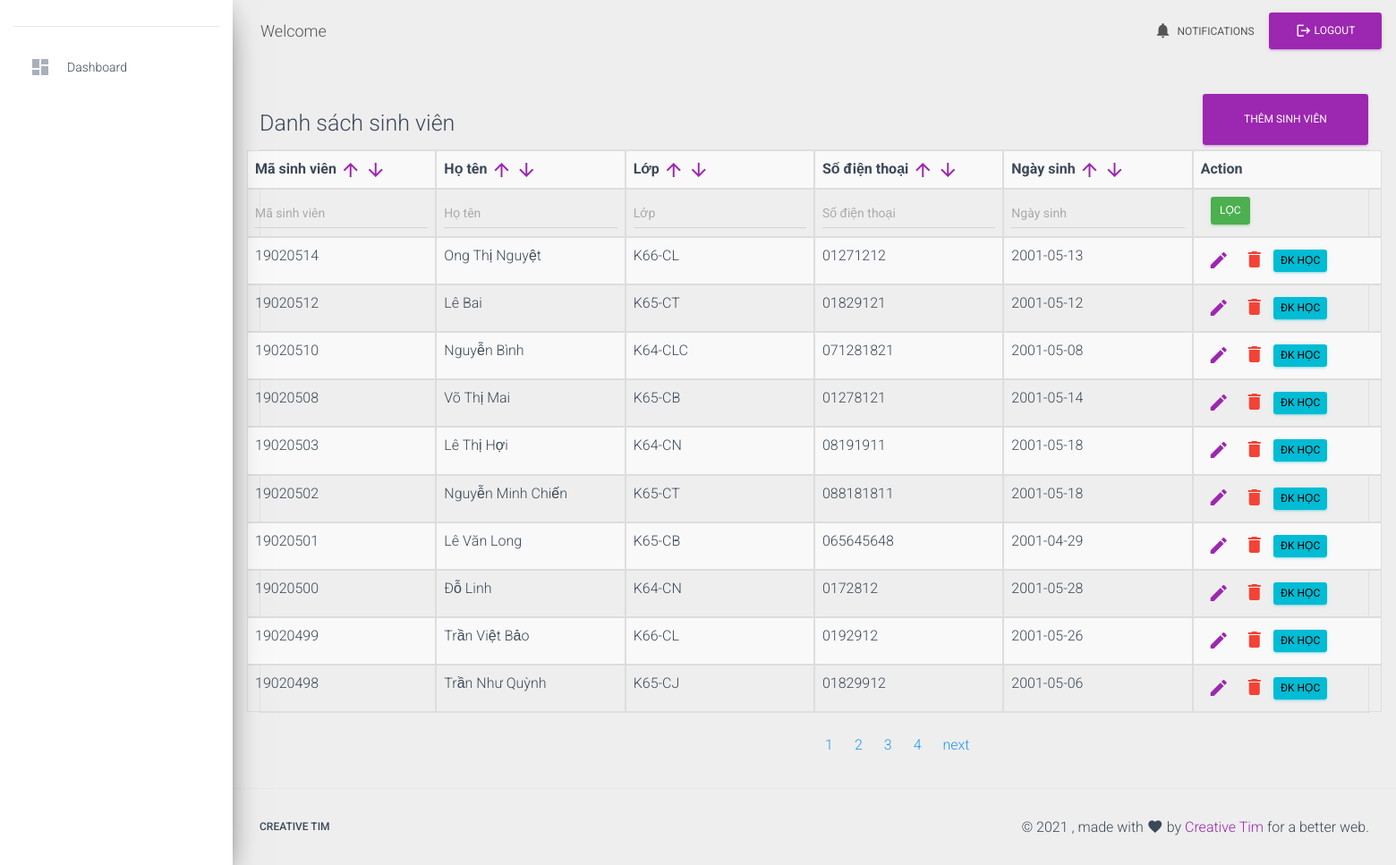
Screenshot of /manageStudent.php?type=view with the database file from the repository.
### tables this page shows
CREATE TABLE `students` (
  `id` int(11) NOT NULL,
  `fullName` varchar(50) NOT NULL,
  `classId` int(11) NOT NULL,
  `contactNumber` varchar(11) NOT NULL,
  `dob` date NOT NULL
);

### module/student/queryOnStudent.php (called while the page is built, shortened)
<?php
require_once "function/functions.php";
require_once "./connection.php";
require_once "./models/Student.php";
require_once "./models/User.php";
$studentModels = new Student('');
if (isset($_GET['type'])) {
    $type = $_GET['type'];
    if ($type == 'view') {
        if (isset($_POST['filter'])) {
            $result = filterStudents();
        } else if (isset($_GET['page'])) {
            $page = $_GET['page'];
            $start = ($page - 1) * LIMIT;
            $limit = LIMIT;
            $result = $studentModels->filter("id", "DESC", LIMIT, "$page");
        } else {
            $result = $studentModels->filter("id", "DESC", LIMIT, "1");
        }
        $students = [];
        $index = 0;
        while ($row = $result->fetch_assoc()) {
            $queryClass = selectElementFrom('classes', "*", "id = '$row[classId]'");
            $rowClass = $queryClass->fetch_assoc();
            $students[] = [
                'id' => $row['id'],
                'fullName' => $row['fullName'],
                'className' => $rowClass['className'],
                'contactNumber' => $row['contactNumber'],
                'dob' => $row['dob'],
                'index' => $index
            ];
            $index++;
        }
    } else if ($type == 'add') {
        if (isset($_POST['fullName'])) {
            $dataStudent = array("id" => "NULL",
                "fullname" => "$_POST[fullName]",
                "classId" => "$_POST[selectedClass]",
                "contactNumber" => "$_POST[contactNumber]",
                "dob" => "$_POST[dob]");
            $studentModel = new Student('');
            $studentModel->insert($dataStudent);
            $lastIdStudent = selectLastElement('students');
            $lastId = $lastIdStudent['id'];
            $username = $lastId;
            $salt = generateRandomString();
            $passSalt = md5($lastId . $salt);
            $lastIdUser = selectLastElement('users');
            $insertUserData = array("id" => "NULL",
                "title" => "student",
                "username" => "$username",
                "pass" => "$passSalt",
                "salt" => "$salt",
                "representName" => "$lastIdStudent[fullName]",
                "img-personal" => "NULL"
            );
            $insertedUser = new User();
            if ($insertedUser->insert($insertUserData)) {
                $methodCreate = $_POST['create'];
                    if ($methodCreate == 'create') {
                        header("location: manageStudent.php?type=view&page=1&order=id&direction=DESC&action=added");
                    } else if ($methodCreate == 'continue') {
                        header("location: manageStudent.php?type=view&page=1&order=id&direction=DESC&action=added");
                } else {
                    echo "<script>alert('Thêm tài khoản thất bại')</script>";
                }
            }
        }
        $selectClass = createSelectClasses();
        $view_file_name = 'module/student/add.php';
    } else if ($type == 'edit' && isset($_GET['for'])) {
        $updateStatus = -1;
        $id = $_GET['for'];
        $oldDataStudent = new Student("$id");
        $oldData = $oldDataStudent->get();
        if (isset($_POST['id1'])) {
            $updateStudent = new Student("$id");
            $updateStatus = $updateStudent->update(array($_POST['fullName'], $_POST['contactNumber'], $_POST['dob'], $_POST['selectedClass']));
            header("location: manageStudent.php?type=view&action=edited");
        }
        $selectClass = createSelectClasses($oldData['classId']);
        $view_file_name = 'module/student/edit.php';
    } else if ($type == 'delete' && isset($_GET['for'])) {
        $updateStatus = -1;
        $id = $_GET['for'];
        $deletedStudent = new Student("$id");
        if ($deletedStudent->delete()) {
            header("location: manageStudent.php?type=view&action=deleted");
        } else {
            header("location: manageStudent.php?type=view&action=noAction");
        }
    } else {
        die('Unhandled');
    }
}

### models/BaseModel.php (called while the page is built, shortened)
<?php
abstract class BaseModel
{
    protected $conn;
    protected $table = 'table';
    public function filter($column, $direction = 'DESC', $limit = 10, $page = 1, $table="")
    {
        $condition = '1';
        if ($limit != -1)
        {
            $condition .= ' ORDER BY ' . $column . ' ' . $direction . ' LIMIT ' . ($limit * ($page - 1)) . ', ' . $limit;
        } else {
            $condition .= ' ORDER BY ' . $column . ' ' . $direction;
        }
        if ($table == "" )
        {
            $sqlSelect = "SELECT * FROM {$this->table} WHERE $condition";
        }
        else
        {
            $sqlSelect = "$table";
            if ($limit != -1) {
                $sqlSelect .= " LIMIT " . ($limit * ($page - 1)) . ', ' . $limit;
            }
        }
        return $this->conn->query($sqlSelect);
    }
}

### models/Student.php (called while the page is built, shortened)
<?php
require_once 'BaseModel.php';
class Student extends BaseModel
{
    public function __construct($id)
    {
        global $conn;
        $this->conn = $conn;
    }
}

### module/student/view.php (the view, shortened to what this page needs)
<div class="row">
    <div class="col-sm-6">
        <h3>Danh sách sinh viên</h3>
    </div>
    <div class='col-sm-6 text-right'>
        <div class="btn btn-primary">
            <a class='nav-link' href='manageStudent.php?type=add' style="color: white">
                Thêm sinh viên
            </a>
        </div>
    </div>
</div>
<?php
if (count($students) <= 0) {
    echo "0 results";
} else { ?>
    <form method='post' action="#">
        <table style='width: 100%' class='table table-striped table-bordered table-hover'>
            <tr class="row">
                <th class="col-sm-2">Mã sinh viên
                    <a href="manageStudent.php?type=view&page=1&order=id&direction=ASC"
                       class="<?= (checkStatusOrder('id', 'ASC')) ? 'activeDir' : '' ?>">
                        <i class="material-icons">arrow_upward</i>
                    </a>
                    <a href="manageStudent.php?type=view&page=1&order=id&direction=DESC"
                       class="<?= (checkStatusOrder('id', 'DESC')) ? 'activeDir' : '' ?>">
                         <i class="material-icons">arrow_downward</i>
                    </a>
                </th>
                <th class="col-sm-2">Họ tên
                    <a href="manageStudent.php?type=view&page=1&order=name&direction=ASC"
                       class="<?= (checkStatusOrder('name', 'ASC')) ? 'activeDir' : '' ?>">
                        <i class="material-icons">arrow_upward</i>
                    </a>
                    <a href="manageStudent.php?type=view&page=1&order=name&direction=DESC"
                       class="<?= (checkStatusOrder('name', 'DESC')) ? 'activeDir' : '' ?>">
                        <i class="material-icons">arrow_downward</i>
                    </a>
                </th>
                <th class="col-sm-2">Lớp
                    <a href="manageStudent.php?type=view&page=1&order=class&direction=ASC"
                       class="<?= (checkStatusOrder('class', 'ASC')) ? 'activeDir' : '' ?>">
                        <i class="material-icons">arrow_upward</i>
                    </a>
                    <a href="manageStudent.php?type=view&page=1&order=class&direction=DESC"
                       class="<?= (checkStatusOrder('class', 'DESC')) ? 'activeDir' : '' ?>">
                        <i class="material-icons">arrow_downward</i>
                    </a>
                </th>
                <th class="col-sm-2">Số điện thoại
                    <a href="manageStudent.php?type=view&page=1&order=contactNumber&direction=ASC"
                       class="<?= (checkStatusOrder('contactNumber', 'ASC')) ? 'activeDir' : '' ?>">
                        <i class="material-icons">arrow_upward</i>
                    </a>
                    <a href="manageStudent.php?type=view&page=1&order=contactNumber&direction=DESC"
                       class="<?= (checkStatusOrder('contactNumber', 'DESC')) ? 'activeDir' : '' ?>">
                        <i class="material-icons">arrow_downward</i>
                    </a>
                </th>
                <th class="col-sm-2">Ngày sinh
                    <a href="manageStudent.php?type=view&page=1&order=dob&direction=ASC"
                       class="<?= (checkStatusOrder('dob', 'ASC')) ? 'activeDir' : '' ?>">
                        <i class="material-icons">arrow_upward</i>
                    </a>
                    <a href="manageStudent.php?type=view&page=1&order=dob&direction=DESC"
                       class="<?= (checkStatusOrder('dob', 'DESC')) ? 'activeDir' : '' ?>">
                        <i class="material-icons">arrow_downward</i>
                    </a>
                </th>
                <th class="col-sm-2">Action</th>
            </tr>
            <tr class="row">
                <th class="col-sm-2">
                    <input name="studentId" class="form-control" type="text" placeholder="Mã sinh viên">
                </th>
                <th class="col-sm-2">
                    <input name="studentName" class="form-control" type="text" placeholder="Họ tên">
                </th>
                <th class="col-sm-2">
                    <input name="className" class="form-control" type="text" placeholder="Lớp">
                </th>
                <th class="col-sm-2">
                    <input name="contactNumber" class="form-control" type="text" placeholder="Số điện thoại">
                </th>
                <th class="col-sm-2">
                    <input name="dob" class="form-control" type="text" placeholder="Ngày sinh">
                </th>
                <th class="col-sm-2">
                    <input type="submit" class="btn btn-success" value="Lọc" style="padding: 7px 10px; margin: 0px 11px" name="filter">
                </th>
            </tr>
            <?php
             foreach ($students as $row) {
                 echo "<tr class='row'>";
                 $query = getActionForm('manageStudent.php', $row['id'], true, true, "", true, false, $row['id']);
                 echo "<td class='col-sm-2'>$row[id]</td>
                        <td class='col-sm-2'>$row[fullName]</td>
                        <td class='col-sm-2'>$row[className]</td>
                        <td class='col-sm-2'>$row[contactNumber]</td>
                        <td class='col-sm-2'>$row[dob]</td>
                        <td class='col-sm-2'>$query</td>
                        </tr>";
             }
            ?>
        </table>
    </form>
<?php
    $selectStudents = selectElementFrom("students", "*", "1");
    $total_pages = ceil($selectStudents->num_rows / 10);
    $pagLink = "<ul class='pagination'>";
    $page = isset($_GET['page']) ? $_GET['page'] : 0;
        for ($i=1; $i<=$total_pages; $i++) {
            $pagLink .= "<li class='page-item'>";
            if (isset($_GET['page']) && $_GET['page'] == $i) {
                if (isset($_GET['order'])) {
                    $pagLink .= "<a class='page-link active' href='manageStudent.php?type=view&order=$_GET[order]&direction=$_GET[direction]&page=".$i."'>".$i."</a>";
                } else {
                    $pagLink .= "<a class='page-link active' href='manageStudent.php?type=view&page=".$i."'>".$i."</a>";
                }
            } else {
                if (isset($_GET['order'])) {
                    $pagLink .= "<a class='page-link' href='manageStudent.php?type=view&direction=$_GET[direction]&order=$_GET[order]&page=".$i."'>".$i."</a>";
                } else {
                    $pagLink .= "<a class='page-link' href='manageStudent.php?type=view&page=".$i."'>".$i."</a>";
                }
            }
            $pagLink .= "</li>";
        }
    if ($page < $total_pages) {
        $pagLink .= "<li class='page-item'>
        <a class='page-link'
                href='manageStudent.php?type=view&direction=$_GET[direction]&order=$_GET[order]&page=".($page + 1)."'>".'next'."
        </a>
    </li>";
    }
        echo $pagLink . "</ul>";
     }

### function/functions.php (shortened to what this page needs)
<?php
function getActionForm($originLink, $id, $edit = true, $delete = true, $deletedElement = "", $regis = false, $addCourse = false, $studentId = "", $combine = "")
{
    $res = "<ul style='display: flex'>";
    if ($edit) {
        $res .= "
                <li class='item'>
                <a class='nav-link' href='$originLink?type=edit&for=$id'>
                <i class='material-icons'>edit</i>
                </a></li>";
    }
    if ($delete) {
        if ($deletedElement == '') {
            $url = "$originLink?type=delete&for=$id";
        } else if ($deletedElement != '') {
            $url = "$originLink?type=delete&for=$id&ele=$deletedElement";
        }
        $res .= '<li class="item" onClick="confirmDelete(\'' . $url . '\')" id="delete_item">
                <i class="material-icons text-danger" style="cursor: pointer; padding: 0.25rem 0.5rem">delete</i>
                </li>';
    }
    if ($regis) {
        $res .= "
                <li class='item'>
                    <a class='btn btn-info' href='queryOnRegister.php?type=view&for=$studentId' style='color:black; padding: 0.25rem 0.5rem;'>ĐK học</a>
                </li>";
    }
    $res .= "</ul>";
    return $res;
}
function selectElementFrom($table, $element = '*', $condition = "1", $limit = "")
{
    global $conn;
    $sqlSelect = "SELECT $element FROM $table WHERE $condition $limit";
    $query = $conn->query($sqlSelect);
    return $query;
}
        ?>
        <?php
function checkStatusOrder($order, $direction)
{
    return false;
}
?>

### assets/css/styleQueryForm.css (style rules this page uses)
.item { list-style: none; display: inline-block; }
.item a.nav-link { padding: 0.25rem 0.5rem !important; }
.pagination { position: relative; left: 50%; top: 50%; }

### rows the page displays
students: id "19020514", fullName "Ong Thị Nguyệt", row "K66-CL", contactNumber "01271212", dob "2001-05-13"
students: id "19020512", fullName "Lê Bai", row "K65-CT", contactNumber "01829121", dob "2001-05-12"
students: id "19020510", fullName "Nguyễn Bình", row "K64-CLC", contactNumber "071281821", dob "2001-05-08"
students: id "19020508", fullName "Võ Thị Mai", row "K65-CB", contactNumber "01278121", dob "2001-05-14"
students: id "19020503", fullName "Lê Thị Hợi", row "K64-CN", contactNumber "08191911", dob "2001-05-18"
students: id "19020502", fullName "Nguyễn Minh Chiến", row "K65-CT", contactNumber "088181811", dob "2001-05-18"
students: id "19020501", fullName "Lê Văn Long", row "K65-CB", contactNumber "065645648", dob "2001-04-29"
students: id "19020500", fullName "Đỗ Linh", row "K64-CN", contactNumber "0172812", dob "2001-05-28"
students: id "19020499", fullName "Trần Việt Bảo", row "K66-CL", contactNumber "0192912", dob "2001-05-26"
students: id "19020498", fullName "Trần Như Quỳnh", row "K65-CJ", contactNumber "01829912", dob "2001-05-06"
